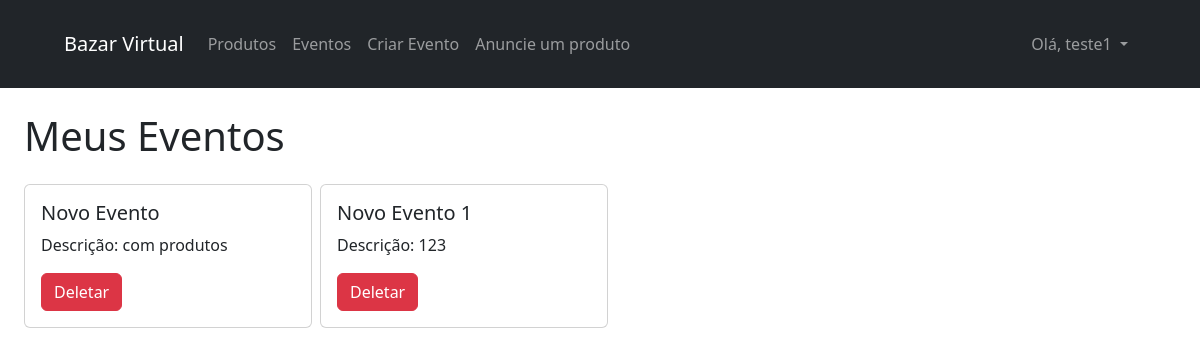
Screenshot of /meuseventos/ (signed in) with the database file from the repository.
### plataform/models.py (models this page shows, shortened)
class Evento(models.Model):
    usuario = models.ForeignKey(Usuario, on_delete=models.CASCADE)
    nome = models.CharField(max_length=100)
    descricao = models.CharField(max_length=200)

### plataform/views.py (the view)
# urls.py: path('meuseventos/', views.MeusEventos.as_view(), name="meusEventos"),
@method_decorator(login_required(login_url="/login/"), name='dispatch')
class MeusEventos(View):
    def get(self, request, *args, **kwargs):
        eventos = Evento.objects.filter(usuario_id = request.user.usuario.id)
        contexto = {'eventos': eventos}
        return render(request, 'meusEventos/index.html', contexto)

### plataform/templates/meusEventos/index.html (shortened to what this page needs)
{% extends 'layouts/index.html' %}
{% load static %}
{% block content %}
<main class="container-fluid px-4 mb-5">
    <h2 class="mb-4 fs-1">Meus Eventos</h2>
    <section class="d-flex flex-row flex-wrap align-items-start gap-2">
{% if eventos %}
    {% for evento in eventos %}
        <div class="card" style="width: 18rem;">
            <div class="card-body">
                <h5 class="card-title">{{evento.nome | title}}</h5>
                <p class="card-text">Descrição: {{evento.descricao}}</p>
                <a href="{% url 'plataform:deleteEvento' evento.id %}" class="btn btn-danger">Deletar</a>
            </div>
        </div>
    {% endfor %}
{% else %}
    <h3>Não tenho eventos cadastrados</h3>
{% endif %}
    </section>
</main>
{% endblock %}}

### plataform/templates/layouts/index.html (shortened to what this page needs)
{% load static %}
<!DOCTYPE html>
<html lang="en">
<head>
    <link rel="stylesheet" href="https://cdn.jsdelivr.net/npm/bootstrap@5.2.0/dist/css/bootstrap.min.css">
</head>
<body>
    <header class="mb-4">
        <nav class="navbar navbar-expand-lg navbar-dark bg-dark">
            <div class="container-fluid m-3 px-5">
                <a href="/" class="navbar-brand">Bazar Virtual</a>
                <div class="collapse navbar-collapse" id="navbarCollapse">
                    <div class="navbar-nav">
                        {% if request.get_full_path == '/' %}
                        <a href="/" class="nav-item nav-link active">Produtos</a>
                        {% else %}
                        <a href="/" class="nav-item nav-link">Produtos</a>
                        {% endif %}
                        {% if request.get_full_path == '/eventos/' %}
                            <a href="{% url 'plataform:eventos' %}" class="nav-item nav-link active">Eventos</a>
                        {% else %}
                            <a href="{% url 'plataform:eventos' %}" class="nav-item nav-link">Eventos</a>
                        {% endif %}
                        {% if request.get_full_path == '/cadastrarevento/' %}
                            <a href="{% url 'plataform:cadastroEvento' %}" class="nav-item nav-link active"> Criar Evento</a>
                        {% else %}
                            <a href="{% url 'plataform:cadastroEvento' %}" class="nav-item nav-link"> Criar Evento</a>
                        {% endif %}
                        {% if request.get_full_path == '/cadastrarproduto/' %}
                            <a href="{% url 'plataform:cadastroProduto' %}" class="nav-item nav-link active"> Anuncie um produto</a>
                        {% else %}
                            <a href="{% url 'plataform:cadastroProduto' %}" class="nav-item nav-link"> Anuncie um produto</a>
                        {% endif %}
                    </div>
                    {% if request.user.usuario is None %}
                    <div class="navbar-nav ms-auto">
                        <a href="{% url 'plataform:cadastro' %}" class="nav-item nav-link">Cadastrar-se</a>
                        <a href="{% url 'plataform:login' %}" class="nav-item nav-link">Login</a>
                    </div>
                    {% else %}
                    <div class="navbar-nav ms-auto">
                        <li class="nav-item dropdown">
                            <a class="nav-link dropdown-toggle" href="#" role="button" data-bs-toggle="dropdown" aria-expanded="false">
                                Olá, {{ user.username }}
                            </a>
                        </li>
                    </div>
                    {% endif %}
                </div>
            </div>
        </nav>
    </header>
    {% block content %}
    {% endblock %}
</body>
</html>

### rows the page displays
Evento: nome "Novo Evento", descricao "com produtos"
Evento: nome "Novo Evento 1", descricao "123"

### other values shown
{{ user.username }} "teste1"
